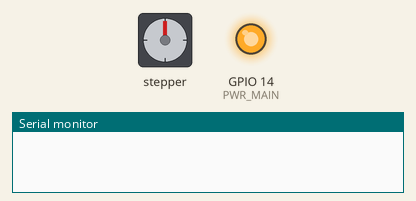
This sketch was run on a simulated ESP8266 (NodeMCU). Shown: stepper motor, output pins drawn as LEDs (lit = HIGH), the last lines printed to the serial monitor. Wiring (inferred from the names in the program): stepper motor (2048 steps per turn assumed): coils GPIO 5, GPIO 4, GPIO 0, GPIO 2. WiFi joins after 1.5 s; servers stay silent unless stated.

Above: at 0.1 s.
At 1.1 s:
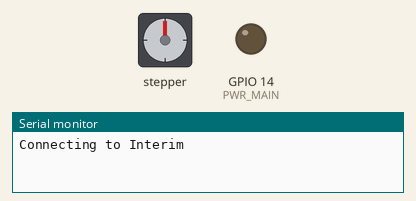
Timing chart, 0 to 2.6 s (numbered marks = the images above):
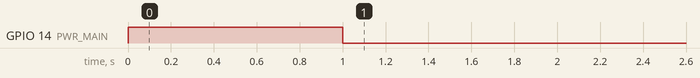

The sketch:

sketch_may6a.ino
```cpp
#include <ESP8266WiFi.h>

// Define pins
#define DO_COIL1 5
#define DO_COIL2 4
#define DO_COIL3 0
#define DO_COIL4 2
#define PWR_MAIN 14

// Define device ID
const char* DEVICE_ID = "WaterMain";

// Define WiFi credentials
const char* ssid = "Interim";
const char* password = "BandK8*06";

// Create WiFi server
WiFiServer server(80);

void setup() {
  Serial.begin(9600);

  // Initialize digital pins
  pinMode(DO_COIL1, OUTPUT);
  pinMode(DO_COIL2, OUTPUT);
  pinMode(DO_COIL3, OUTPUT);
  pinMode(DO_COIL4, OUTPUT);
  pinMode(PWR_MAIN, OUTPUT);

  // Set all Coil pins LOW
  digitalWrite(DO_COIL1, LOW);
  digitalWrite(DO_COIL2, LOW);
  digitalWrite(DO_COIL3, LOW);
  digitalWrite(DO_COIL4, LOW);

  // Set pwr_main HIGH for 1 second
  digitalWrite(PWR_MAIN, HIGH);
  delay(1000);
  digitalWrite(PWR_MAIN, LOW);

  // Connect to WiFi network
  Serial.println();
  Serial.print("Connecting to ");
  Serial.println(ssid);
  WiFi.begin(ssid, password);
  while (WiFi.status() != WL_CONNECTED) {
    delay(1000);
    Serial.print(".");
  }
  Serial.println("");
  Serial.println("WiFi connected");

  // Start server
  server.begin();
  Serial.println("Server started");
}

void loop() {
  // Check for new client connections
  WiFiClient client = server.available();
  if (client) {
    Serial.println("New client");
    String currentLine = "";
    while (client.connected()) {
      if (client.available()) {
        char c = client.read();
        Serial.write(c);
        if (c == '\\n') {
          // Process received message
          if (currentLine.startsWith("ID?")) {
            client.println(DEVICE_ID);
          } else if (currentLine.startsWith("<")) {
            // Parse channel and time from command
            int channel = currentLine.charAt(1) - '0';
            int time = currentLine.substring(2, currentLine.length() - 2).toInt();

            // Turn on channel for given time
            digitalWrite(getCoilPin(channel), HIGH);
            digitalWrite(PWR_MAIN, HIGH);
            delay(500);
            digitalWrite(PWR_MAIN, LOW);
            delay(time * 1000);
            digitalWrite(getCoilPin(channel), LOW);
            digitalWrite(PWR_MAIN, HIGH);
            delay(500);
            digitalWrite(PWR_MAIN, LOW);

            // Send completion message
            client.println("Command Completed");

            // Update indicator light on Python GUI
            Serial.println(channel);
          } else {
            client.println("Error: Unknown Command");
          }
          currentLine = "";
        } else if (c != '\\r') {
          currentLine += c;
        }
      }
    }
    client.stop();
    Serial.println("Client disconnected");
  }
}

int getCoilPin(int channel) {
  switch (channel) {
    case 1:
      return DO_COIL1;
    case 2:
      return DO_COIL2;
    case 3:
      return DO_COIL3;
    case 4:
      return DO_COIL4;
    default:
      return -1;
  }
}
```
